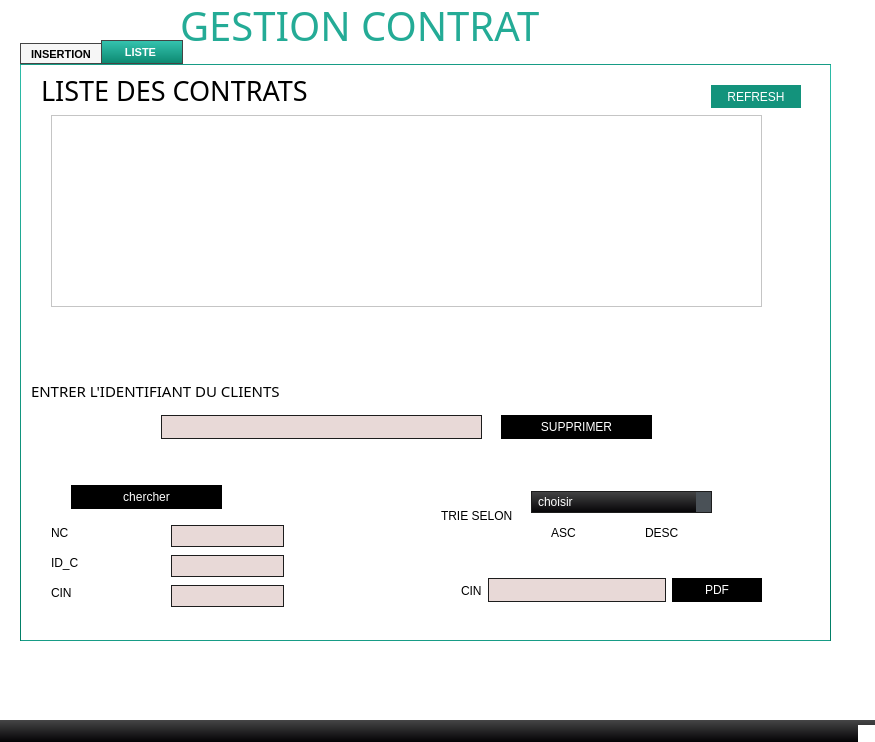
<?xml version="1.0" encoding="UTF-8"?>
<ui version="4.0">
 <class>MainWindow</class>
 <widget class="QMainWindow" name="MainWindow">
  <property name="windowModality">
   <enum>Qt::NonModal</enum>
  </property>
  <property name="geometry">
   <rect>
    <x>0</x>
    <y>0</y>
    <width>875</width>
    <height>742</height>
   </rect>
  </property>
  <property name="sizeIncrement">
   <size>
    <width>0</width>
    <height>2</height>
   </size>
  </property>
  <property name="baseSize">
   <size>
    <width>100</width>
    <height>200</height>
   </size>
  </property>
  <property name="font">
   <font>
    <weight>50</weight>
    <italic>true</italic>
    <bold>false</bold>
   </font>
  </property>
  <property name="mouseTracking">
   <bool>false</bool>
  </property>
  <property name="tabletTracking">
   <bool>false</bool>
  </property>
  <property name="acceptDrops">
   <bool>false</bool>
  </property>
  <property name="windowTitle">
   <string>gestion Client</string>
  </property>
  <property name="layoutDirection">
   <enum>Qt::LeftToRight</enum>
  </property>
  <property name="styleSheet">
   <string notr="true">#label{
color: rgb(0, 0, 0);
}
/*-----QTabWidget-----*/
QTabBar::tab 
{
	font-size: 8pt;
	font-weight: bold;
	width: 80px;
    border: 1px solid #444;
    padding-top: 3px;
    padding-bottom: 2px;
    margin-right: -1px;

}

QTabWidget::pane 
{
    border: 1px solid qlineargradient(spread:repeat, x1:1, y1:0, x2:1, y2:1, stop:0 rgba(44, 187, 167, 255),stop:1 rgba(1, 125, 101, 255));;

}

QTabBar::tab:last
{
    margin-right: 0; 

}

QTabBar::tab:first:!selected
{
	margin-left: 0px; 

}

QTabBar::tab:!selected
{
    color: #000;
    margin-top: 3px;
    background-color: #f6f6f6;

}

QTabBar::tab:selected
{
	background-color: qlineargradient(spread:repeat, x1:1, y1:0, x2:1, y2:1, stop:0 rgba(54, 197, 177, 255),stop:1 rgba(11, 135, 111, 255));
	color: #fff;

}

QTabBar::tab:!selected:hover
{
    background-color: qlineargradient(spread:repeat, x1:1, y1:0, x2:1, y2:1, stop:0 rgba(44, 187, 167, 255),stop:1 rgba(1, 125, 101, 255));

}
/*-----QWidget-----*/
QWidget
{
	background-color: white;
	color: #fff;
	selection-background-color: #aa7e82;
	selection-color: #000;

}


/*-----QLabel-----*/
QLabel
{
	background-color: transparent;
	color: black;

}


/*-----QMenuBar-----*/
QMenuBar 
{
	background-color: qlineargradient(spread:repeat, x1:1, y1:0, x2:1, y2:1, stop:0 rgba(70, 70, 70, 255),stop:1 rgba(3, 2, 5, 255));
	color: #fff;

}


QMenuBar::item 
{
	background-color: transparent;
	border-left: 1px solid gray;
	padding: 5px;
	padding-left: 15px;
	padding-right: 15px;

}


QMenuBar::item:selected 
{
	background-color: #af272e;
	border: 1px solid #8f1e28;
	color: #fff;

}


QMenuBar::item:pressed 
{
	background-color: #6e181c;
	border: 1px solid #6e181c;
	color: #fff;

}


/*-----QMenu-----*/
QMenu
{
    background-color: #e8d9d7;
    border: 1px solid #4a5157;
	color: #000;

}


QMenu::item
{
    background-color: transparent;
    padding: 2px 20px 2px 20px;
	min-width: 100px;

}


QMenu::separator
{
   	background-color: #6e181c;
	height: 1px;

}


QMenu::item:disabled
{
    color: #555;
    background-color: transparent;
    padding: 2px 20px 2px 20px;

}


QMenu::item:selected
{
	background-color: #ab7f83;
	border: 1px solid #ab7f83;
	color: #fff;

}


/*-----QPushButton-----*/
QPushButton
{
	background-color: #6384ff;
	color: #fff;
	border: none;
	min-width: 80px;
	padding: 5px;

}


QPushButton::flat
{
	background-color: transparent;
	border: none;
	color: #000;

}


QPushButton::disabled
{
	background-color: #606060;
	color: #959595;
	border: none;

}


QPushButton::hover
{
	background-color: #718fff;
	border: 1px solid #718fff;

}


QPushButton::pressed
{
	background-color: #446cff;
	border: 1px solid #446cff;

}


QPushButton::checked
{
	background-color: #3761ff;
	border: 1px solid #3761ff;

}


/*-----QLineEdit-----*/
QLineEdit
{
	background-color: #e8d9d7;
	color : #000;
	border: 1px solid #1d1d1d;
	padding: 3px;
	padding-left: 5px;

}


/*-----QPlainTExtEdit-----*/
QPlainTextEdit
{
	background-color: #e8d9d7;
	color : #000;
	border: 1px solid #1d1d1d;
	padding: 3px;
	padding-left: 5px;

}


/*-----QToolBox-----*/
QToolBox
{
	background-color: transparent;
	border: 1px solid #410d12;

}


QToolBox::tab
{
	background-color: #640000;
	border: 1px solid #640000;

}


QToolBox::tab:hover
{
	background-color: #640000;
	border: 1px solid #1d1d1d;

}


/*-----QComboBox-----*/
QComboBox
{
    background-color: qlineargradient(spread:repeat, x1:1, y1:0, x2:1, y2:1, stop:0 rgba(70, 70, 70, 255),stop:1 rgba(3, 2, 5, 255));
    padding-left: 6px;
	border: 1px solid #1d1d1d;
    color: #fff;
    height: 20px;

}


QComboBox::disabled
{
	background-color: #404040;
	color: #656565;
	border-color: #051a39;

}


QComboBox:on
{
    background-color: #4a5157;
	color: #fff;

}


QComboBox QAbstractItemView
{
    background-color: #e8d9d7;
    color: #000;
    selection-background-color: #aa7e82;
	selection-color: #fff;
    outline: 0;

}


QComboBox::drop-down
{
	background-color: #4a5157;
    subcontrol-origin: padding;
    subcontrol-position: top right;
    width: 15px;

}


QComboBox::down-arrow
{
    image: url(://arrow-down.png);
    width: 8px;
    height: 8px;

}


/*-----QDoubleSpinBox &amp; QCalendarWidget-----*/
QDoubleSpinBox,
QCalendarWidget QSpinBox 
{
	background-color: qlineargradient(spread:repeat, x1:1, y1:0, x2:1, y2:1, stop:0 rgba(70, 70, 70, 255),stop:1 rgba(3, 2, 5, 255));
	color : #fff;
	border: 1px solid #1d1d1d;
	padding: 3px;
	padding-left: 5px;

}


QDoubleSpinBox::up-button, 
QCalendarWidget QSpinBox::up-button
{
	background-color: #4a5157;
    width: 16px; 
    border-width: 1px;
	border-color: #1d1d1d;

}


QDoubleSpinBox::up-button:hover, 
QCalendarWidget QSpinBox::up-button:hover
{
	background-color: #585858;

}


QDoubleSpinBox::up-button:pressed, 
QCalendarWidget QSpinBox::up-button:pressed
{
	background-color: #252525;
    width: 16px; 
    border-width: 1px;

}


QDoubleSpinBox::up-arrow,
QCalendarWidget QSpinBox::up-arrow
{
    image: url(://arrow-up.png);
    width: 7px;
    height: 7px;

}


QDoubleSpinBox::down-button, 
QCalendarWidget QSpinBox::down-button
{
	background-color: #4a5157;
    width: 16px; 
    border-width: 1px;
	border-color: #1d1d1d;

}


QDoubleSpinBox::down-button:hover, 
QCalendarWidget QSpinBox::down-button:hover
{
	background-color: #585858;

}


QDoubleSpinBox::down-button:pressed, 
QCalendarWidget QSpinBox::down-button:pressed
{
	background-color: #252525;
    width: 16px; 
    border-width: 1px;

}


QDoubleSpinBox::down-arrow,
QCalendarWidget QSpinBox::down-arrow
{
    image: url(://arrow-down.png);
    width: 7px;
    height: 7px;

}


/*-----QGroupBox-----*/
QGroupBox 
{
	background-color: #640000;
    border: 1px solid;
    border-color: #410d12;
    margin-top: 23px;

}


QGroupBox::title  
{
    background-color: #640000;
    color: #fff;
	subcontrol-position: top left;
    subcontrol-origin: margin;
    padding: 5px;
	min-width: 100px;
	border: 1px solid #410d12;
	border-bottom: none;

}


/*-----QHeaderView-----*/
QHeaderView::section
{
    background-color: qlineargradient(spread:repeat, x1:1, y1:0, x2:1, y2:1, stop:0 rgba(70, 70, 70, 255),stop:1 rgba(3, 2, 5, 255));
	border-top: 0px solid gray;
	border-bottom: 0px solid gray;
	border-right: 1px solid gray;
	border-left: 0px solid gray;
    color: #fff;
	padding: 4px;
	
}


QHeaderView::section:disabled
{
    background-color: #525251;
    color: #656565;

}


QHeaderView::section::vertical::first,
QHeaderView::section::vertical::only-one
{
    border-left: 1px solid #003333;

}


QHeaderView::section::vertical
{
    border-left: 1px solid #003333;
}


QHeaderView::section::horizontal::first,
QHeaderView::section::horizontal::only-one
{
    border-left: 1px solid #003333;

}


QHeaderView::section::horizontal
{
    border-left: 1px solid #003333;

}


/*-----QCalendarWidget-----*/
QCalendarWidget QMenu 
{
	width: 100px;
	left: 20px;
	color: #fff;

}


QCalendarWidget QWidget 
{ 
	alternate-background-color: #1d1d1d; 
	border: 1px solid #410d12;
	color: #000;

}


QCalendarWidget QAbstractItemView:enabled 
{
	color: #fff;  
	background-color: #1d1d1d;
	selection-background-color: #8f1e28; 
	selection-color: #fff; 

}


QCalendarWidget QAbstractItemView:disabled 
{ 
	color: #404040; 

}


/*-----QTreeWidget-----*/
QTreeView
{
	show-decoration-selected: 0;
	alternate-background-color: transparent;
	background-color: #e8d9d7;
   	border: 1px solid #410d12;
	color: #000;
	font: 8pt;

}


QTreeView::item:selected
{
	color:#fff;
	background-color: #af272e;
	border-radius: 0px;

}


QTreeView::item:!selected:hover
{
    background-color: #ab7f83;
    border: none;
    color: white;

}


QTreeView::branch:has-children:!has-siblings:closed,
QTreeView::branch:closed:has-children:has-siblings 
{
	image: url(://tree-closed.png);

}


QTreeView::branch:open:has-children:!has-siblings,
QTreeView::branch:open:has-children:has-siblings  
{
	image: url(://tree-open.png);

}


/*-----QListView-----*/
QListView 
{
	background-color: #e8d9d7;
	alternate-background-color: transparent;
    border : none;
    color: #000;
    show-decoration-selected: 1; 
    outline: 0;
   	border: 1px solid #410d12;

}


QListView::disabled 
{
	background-color: #656565;
	color: #1b1b1b;
    border: 1px solid #656565;

}


QListView::item 
{
	background-color: transparent;
    padding: 1px;

}


QListView::item:selected 
{
	background-color: #af272e;
	border: 1px solid #af272e;
	color: #fff;

}


QListView::item:selected:!active 
{
	background-color: #af272e;
	border: 1px solid #af272e;
	color: #fff;

}


QListView::item:selected:active 
{
	background-color: #af272e;
	border: 1px solid #af272e;
	color: #fff;

}


QListView::item:hover {
    background-color: #ab7f83;
    border: none;
    color: #000;

}


/*-----QCheckBox-----*/
QCheckBox
{
	background-color: transparent;
    color: #fff;
	border: none;

}


QCheckBox::indicator
{
    background-color: lightgray;
    border: 1px solid #000;
    width: 12px;
    height: 12px;

}


QCheckBox::indicator:checked
{
    image:url(&quot;./ressources/check.png&quot;);
	background-color: #cd70ff;
    border: 1px solid #3a546e;

}


QCheckBox::indicator:unchecked:hover
{
	border: 1px solid #46a2da; 

}


QCheckBox::disabled
{
	color: #656565;

}


QCheckBox::indicator:disabled
{
	background-color: #656565;
	color: #656565;
    border: 1px solid #656565;

}


/*-----QRadioButton-----*/
QRadioButton 
{
	color: #fff;
	background-color: transparent;

}


QRadioButton::indicator::unchecked:hover 
{
	background-color: #d3d3d3;
	border: 2px solid #462657;
	border-radius: 6px;
}


QRadioButton::indicator::checked 
{
	border: 2px solid #462657;
	border-radius: 6px;
	background-color: #cd70ff;  
	width: 9px; 
	height: 9px; 

}


/*-----QScrollBar-----*/
QScrollBar:vertical 
{
   border: none;
   width: 12px;

}


QScrollBar::handle:vertical 
{
   border: none;
   background-color: qlineargradient(spread:repeat, x1:1, y1:0, x2:1, y2:1, stop:0 rgba(70, 70, 70, 255),stop:1 rgba(3, 2, 5, 255));
   min-height: 80px;
   width : 12px;

}


QScrollBar::handle:vertical:pressed
{
   background-color: qlineargradient(spread:repeat, x1:1, y1:0, x2:1, y2:1, stop:0 rgba(102, 40, 40, 255),stop:0.480769 rgba(64, 19, 19, 255),stop:1 rgba(58, 0, 0, 255));

}


QScrollBar::add-line:vertical
{
   border: none;
   background: transparent;
   height: 0px;
   subcontrol-position: bottom;
   subcontrol-origin: margin;

}


QScrollBar::add-line:vertical:hover 
{
   background-color: transparent;

}


QScrollBar::add-line:vertical:pressed 
{
   background-color: #3f3f3f;

}


QScrollBar::sub-line:vertical
{
   border: none;
   background: transparent;
   height: 0px;

}


QScrollBar::sub-line:vertical:hover 
{
   background-color: transparent;

}


QScrollBar::sub-line:vertical:pressed 
{
   background-color: #3f3f3f;

}


QScrollBar::up-arrow:vertical
{
   width: 0px;
   height: 0px;
   background: transparent;

}


QScrollBar::down-arrow:vertical 
{
   width: 0px;
   height: 0px;
   background: transparent;

}


QScrollBar::add-page:vertical, QScrollBar::sub-page:vertical
{
   background-color: #e8d9d7;
	
}


QScrollBar:horizontal 
{
   border: none;
   height: 12px;

}


QScrollBar::handle:horizontal 
{
   border: none;
   border-radius : 0px;
   background-color: qlineargradient(spread:repeat, x1:1, y1:0, x2:1, y2:1, stop:0 rgba(70, 70, 70, 255),stop:1 rgba(3, 2, 5, 255));
   min-height: 80px;
   height : 12px;

}


QScrollBar::handle:horizontal:pressed
{
   background-color: qlineargradient(spread:repeat, x1:1, y1:0, x2:1, y2:1, stop:0 rgba(102, 40, 40, 255),stop:0.480769 rgba(64, 19, 19, 255),stop:1 rgba(58, 0, 0, 255)); 

}


QScrollBar::add-line:horizontal
{
   border: none;
   background: transparent;
   height: 0px;
   subcontrol-position: bottom;
   subcontrol-origin: margin;

}


QScrollBar::add-line:horizontal:hover 
{
   background-color: transparent;

}


QScrollBar::add-line:horizontal:pressed 
{
   background-color: #3f3f3f;

}


QScrollBar::sub-line:horizontal
{
   border: none;
   background: transparent;
   height: 0px;

}


QScrollBar::sub-line:horizontal:hover 
{
   background-color: transparent;

}


QScrollBar::sub-line:horizontal:pressed 
{
   background-color: #3f3f3f;

}


QScrollBar::up-arrow:horizontal
{
   width: 0px;
   height: 0px;
   background: transparent;

}


QScrollBar::down-arrow:horizontal 
{
   width: 0px;
   height: 0px;
   background: transparent;

}


QScrollBar::add-page:horizontal, QScrollBar::sub-page:horizontal
{
   background-color: #e8d9d7;
	
}


/*-----QProgressBar-----*/
QProgressBar
{
	border: 1px solid #410d12;
    text-align: center;
	color: #000;
	font-weight: bold;

}


QProgressBar::chunk
{
    background-color: #cd70ff;
    margin: 0.5px;

}


/*-----QStatusBar-----*/
QStatusBar
{
	background-color: qlineargradient(spread:repeat, x1:1, y1:0, x2:1, y2:1, stop:0 rgba(70, 70, 70, 255),stop:1 rgba(3, 2, 5, 255));
	color: #ffffff;
	border-color: #051a39;

}


/*-----QSizeGrip-----*/
QSizeGrip 
{
	background-color: image(&quot;./ressources/sizegrip.png&quot;); /*To replace*/
	border: none;

}</string>
  </property>
  <property name="toolButtonStyle">
   <enum>Qt::ToolButtonTextBesideIcon</enum>
  </property>
  <widget class="QWidget" name="centralwidget">
   <widget class="QTabWidget" name="tabWidget">
    <property name="geometry">
     <rect>
      <x>20</x>
      <y>40</y>
      <width>811</width>
      <height>601</height>
     </rect>
    </property>
    <property name="layoutDirection">
     <enum>Qt::LeftToRight</enum>
    </property>
    <property name="styleSheet">
     <string notr="true">&lt;?xml version=&quot;1.0&quot; encoding=&quot;UTF-8&quot;?&gt;
background-color: rgb(220, 220, 165);
background-color: rgb(214, 214, 160);
&lt;ui version=&quot;4.0&quot;&gt;
 &lt;widget name=&quot;__qt_fake_top_level&quot;&gt;
  &lt;widget class=&quot;QLineEdit&quot; name=&quot;lineEdit&quot;&gt;
   &lt;property name=&quot;geometry&quot;&gt;
    &lt;rect&gt;
     &lt;x&gt;120&lt;/x&gt;
     &lt;y&gt;30&lt;/y&gt;
     &lt;width&gt;113&lt;/width&gt;
     &lt;height&gt;20&lt;/height&gt;
    &lt;/rect&gt;
   &lt;/property&gt;
  &lt;/widget&gt;
 &lt;/widget&gt;
 &lt;resources/&gt;
&lt;/ui&gt;
</string>
    </property>
    <property name="currentIndex">
     <number>1</number>
    </property>
    <property name="elideMode">
     <enum>Qt::ElideLeft</enum>
    </property>
    <property name="tabsClosable">
     <bool>false</bool>
    </property>
    <property name="movable">
     <bool>true</bool>
    </property>
    <property name="tabBarAutoHide">
     <bool>false</bool>
    </property>
    <widget class="QWidget" name="tab">
     <attribute name="icon">
      <iconset>
       <normaloff>../../Pictures/ajout.png</normaloff>../../Pictures/ajout.png</iconset>
     </attribute>
     <attribute name="title">
      <string>INSERTION</string>
     </attribute>
     <widget class="QWidget" name="horizontalLayoutWidget_2">
      <property name="geometry">
       <rect>
        <x>230</x>
        <y>20</y>
        <width>281</width>
        <height>51</height>
       </rect>
      </property>
      <layout class="QHBoxLayout" name="horizontalLayout_2">
       <item>
        <widget class="QLabel" name="nc">
         <property name="text">
          <string>NC</string>
         </property>
        </widget>
       </item>
       <item>
        <widget class="QLineEdit" name="nc_2">
         <property name="placeholderText">
          <string/>
         </property>
        </widget>
       </item>
      </layout>
     </widget>
     <widget class="QWidget" name="horizontalLayoutWidget_3">
      <property name="geometry">
       <rect>
        <x>230</x>
        <y>120</y>
        <width>281</width>
        <height>51</height>
       </rect>
      </property>
      <layout class="QHBoxLayout" name="horizontalLayout_3">
       <item>
        <widget class="QLabel" name="id_v">
         <property name="text">
          <string>Identifiant Véhicule</string>
         </property>
        </widget>
       </item>
       <item>
        <widget class="QLineEdit" name="id_v_2"/>
       </item>
      </layout>
     </widget>
     <widget class="QWidget" name="horizontalLayoutWidget_9">
      <property name="geometry">
       <rect>
        <x>130</x>
        <y>380</y>
        <width>421</width>
        <height>49</height>
       </rect>
      </property>
      <layout class="QHBoxLayout" name="horizontalLayout_9">
       <item>
        <widget class="QPushButton" name="pushButton_ajouter">
         <property name="styleSheet">
          <string notr="true">background-color: rgb(0, 0, 0);</string>
         </property>
         <property name="text">
          <string>INSERER</string>
         </property>
         <property name="icon">
          <iconset>
           <normaloff>../../Pictures/ajout2.png</normaloff>../../Pictures/ajout2.png</iconset>
         </property>
        </widget>
       </item>
       <item>
        <widget class="QPushButton" name="pushButton">
         <property name="styleSheet">
          <string notr="true">background-color: rgb(0, 0, 0);</string>
         </property>
         <property name="text">
          <string>ANNULER</string>
         </property>
         <property name="icon">
          <iconset>
           <normaloff>../../Pictures/annuler.png</normaloff>../../Pictures/annuler.png</iconset>
         </property>
        </widget>
       </item>
       <item>
        <widget class="QPushButton" name="pushButton_2">
         <property name="styleSheet">
          <string notr="true">background-color: rgb(0, 0, 0);</string>
         </property>
         <property name="text">
          <string>MODIFIER</string>
         </property>
         <property name="icon">
          <iconset>
           <normaloff>../../Pictures/modif.png</normaloff>../../Pictures/modif.png</iconset>
         </property>
        </widget>
       </item>
      </layout>
     </widget>
     <widget class="QWidget" name="horizontalLayoutWidget_11">
      <property name="geometry">
       <rect>
        <x>230</x>
        <y>170</y>
        <width>281</width>
        <height>51</height>
       </rect>
      </property>
      <layout class="QHBoxLayout" name="horizontalLayout_12">
       <item>
        <widget class="QLabel" name="cin">
         <property name="text">
          <string>CIN         </string>
         </property>
        </widget>
       </item>
       <item>
        <widget class="QLineEdit" name="cin_2">
         <property name="placeholderText">
          <string>carte du client</string>
         </property>
        </widget>
       </item>
      </layout>
     </widget>
     <widget class="QWidget" name="horizontalLayoutWidget">
      <property name="geometry">
       <rect>
        <x>230</x>
        <y>70</y>
        <width>281</width>
        <height>51</height>
       </rect>
      </property>
      <layout class="QHBoxLayout" name="horizontalLayout">
       <item>
        <widget class="QLabel" name="id_c">
         <property name="styleSheet">
          <string notr="true">color: rgb(0, 0, 0);</string>
         </property>
         <property name="text">
          <string>Identifiant Client </string>
         </property>
        </widget>
       </item>
       <item>
        <widget class="QLineEdit" name="id_c_2">
         <property name="placeholderText">
          <string>221JFT5784</string>
         </property>
        </widget>
       </item>
      </layout>
     </widget>
     <widget class="QWidget" name="horizontalLayoutWidget_4">
      <property name="geometry">
       <rect>
        <x>230</x>
        <y>220</y>
        <width>281</width>
        <height>51</height>
       </rect>
      </property>
      <layout class="QHBoxLayout" name="horizontalLayout_4">
       <item>
        <widget class="QLabel" name="dep">
         <property name="text">
          <string>DEPART</string>
         </property>
        </widget>
       </item>
       <item>
        <widget class="QLineEdit" name="dep_2"/>
       </item>
      </layout>
     </widget>
     <widget class="QWidget" name="horizontalLayoutWidget_5">
      <property name="geometry">
       <rect>
        <x>230</x>
        <y>270</y>
        <width>281</width>
        <height>51</height>
       </rect>
      </property>
      <layout class="QHBoxLayout" name="horizontalLayout_5">
       <item>
        <widget class="QLabel" name="ret_2">
         <property name="text">
          <string>RETOUR</string>
         </property>
        </widget>
       </item>
       <item>
        <widget class="QLineEdit" name="ret"/>
       </item>
      </layout>
     </widget>
    </widget>
    <widget class="QWidget" name="tab_4">
     <attribute name="icon">
      <iconset>
       <normaloff>../../Pictures/afficher.png</normaloff>../../Pictures/afficher.png</iconset>
     </attribute>
     <attribute name="title">
      <string>LISTE </string>
     </attribute>
     <widget class="QTableView" name="tableView">
      <property name="geometry">
       <rect>
        <x>30</x>
        <y>50</y>
        <width>711</width>
        <height>192</height>
       </rect>
      </property>
      <property name="styleSheet">
       <string notr="true">color: rgb(0, 0, 0);</string>
      </property>
     </widget>
     <widget class="QLabel" name="label_8">
      <property name="geometry">
       <rect>
        <x>20</x>
        <y>-10</y>
        <width>461</width>
        <height>71</height>
       </rect>
      </property>
      <property name="font">
       <font>
        <family>Copperplate Gothic Bold</family>
        <pointsize>20</pointsize>
       </font>
      </property>
      <property name="text">
       <string>LISTE DES CONTRATS</string>
      </property>
     </widget>
     <widget class="QPushButton" name="pushButton_supp">
      <property name="geometry">
       <rect>
        <x>480</x>
        <y>350</y>
        <width>151</width>
        <height>24</height>
       </rect>
      </property>
      <property name="styleSheet">
       <string notr="true">background-color: rgb(0, 0, 0);</string>
      </property>
      <property name="text">
       <string>SUPPRIMER</string>
      </property>
      <property name="icon">
       <iconset>
        <normaloff>../../Pictures/supp.png</normaloff>../../Pictures/supp.png</iconset>
      </property>
     </widget>
     <widget class="QLabel" name="label_5">
      <property name="geometry">
       <rect>
        <x>10</x>
        <y>310</y>
        <width>479</width>
        <height>31</height>
       </rect>
      </property>
      <property name="font">
       <font>
        <family>Copperplate Gothic Bold</family>
        <pointsize>11</pointsize>
       </font>
      </property>
      <property name="text">
       <string>ENTRER L'IDENTIFIANT DU CLIENTS</string>
      </property>
     </widget>
     <widget class="QLineEdit" name="lineEdit_9">
      <property name="geometry">
       <rect>
        <x>140</x>
        <y>350</y>
        <width>321</width>
        <height>24</height>
       </rect>
      </property>
     </widget>
     <widget class="QPushButton" name="pushButton_chercher">
      <property name="geometry">
       <rect>
        <x>50</x>
        <y>420</y>
        <width>151</width>
        <height>24</height>
       </rect>
      </property>
      <property name="styleSheet">
       <string notr="true">background-color: rgb(0, 0, 0);</string>
      </property>
      <property name="text">
       <string>chercher</string>
      </property>
      <property name="icon">
       <iconset>
        <normaloff>../../Pictures/chercher.webp</normaloff>../../Pictures/chercher.webp</iconset>
      </property>
     </widget>
     <widget class="QLabel" name="label_10">
      <property name="geometry">
       <rect>
        <x>30</x>
        <y>460</y>
        <width>56</width>
        <height>16</height>
       </rect>
      </property>
      <property name="text">
       <string>NC</string>
      </property>
     </widget>
     <widget class="QLabel" name="label_11">
      <property name="geometry">
       <rect>
        <x>30</x>
        <y>490</y>
        <width>56</width>
        <height>16</height>
       </rect>
      </property>
      <property name="text">
       <string>ID_C</string>
      </property>
     </widget>
     <widget class="QLabel" name="label_12">
      <property name="geometry">
       <rect>
        <x>30</x>
        <y>520</y>
        <width>56</width>
        <height>16</height>
       </rect>
      </property>
      <property name="text">
       <string>CIN</string>
      </property>
     </widget>
     <widget class="QLineEdit" name="lineEdit_nom">
      <property name="geometry">
       <rect>
        <x>150</x>
        <y>460</y>
        <width>113</width>
        <height>22</height>
       </rect>
      </property>
     </widget>
     <widget class="QLineEdit" name="lineEdit_prenom">
      <property name="geometry">
       <rect>
        <x>150</x>
        <y>490</y>
        <width>113</width>
        <height>22</height>
       </rect>
      </property>
     </widget>
     <widget class="QLineEdit" name="lineEdit_id_2">
      <property name="geometry">
       <rect>
        <x>150</x>
        <y>520</y>
        <width>113</width>
        <height>22</height>
       </rect>
      </property>
     </widget>
     <widget class="QWidget" name="verticalLayoutWidget">
      <property name="geometry">
       <rect>
        <x>510</x>
        <y>420</y>
        <width>181</width>
        <height>61</height>
       </rect>
      </property>
      <layout class="QVBoxLayout" name="verticalLayout">
       <item>
        <widget class="QComboBox" name="comboBox">
         <item>
          <property name="text">
           <string>choisir</string>
          </property>
         </item>
         <item>
          <property name="text">
           <string>NC</string>
          </property>
         </item>
         <item>
          <property name="text">
           <string>ID_C</string>
          </property>
         </item>
         <item>
          <property name="text">
           <string>ID_V</string>
          </property>
         </item>
         <item>
          <property name="text">
           <string>CIN</string>
          </property>
         </item>
         <item>
          <property name="text">
           <string>DEP</string>
          </property>
         </item>
         <item>
          <property name="text">
           <string>RET</string>
          </property>
         </item>
        </widget>
       </item>
       <item>
        <layout class="QHBoxLayout" name="horizontalLayout_10">
         <item>
          <widget class="QRadioButton" name="radioButton_2">
           <property name="styleSheet">
            <string notr="true">color: rgb(0, 0, 0);</string>
           </property>
           <property name="text">
            <string>ASC</string>
           </property>
          </widget>
         </item>
         <item>
          <widget class="QRadioButton" name="radioButton">
           <property name="styleSheet">
            <string notr="true">color: rgb(0, 0, 0);</string>
           </property>
           <property name="text">
            <string>DESC</string>
           </property>
          </widget>
         </item>
        </layout>
       </item>
      </layout>
     </widget>
     <widget class="QLabel" name="label_13">
      <property name="geometry">
       <rect>
        <x>420</x>
        <y>410</y>
        <width>71</width>
        <height>81</height>
       </rect>
      </property>
      <property name="text">
       <string>TRIE SELON</string>
      </property>
     </widget>
     <widget class="QPushButton" name="pushButton_refresh">
      <property name="geometry">
       <rect>
        <x>690</x>
        <y>20</y>
        <width>90</width>
        <height>23</height>
       </rect>
      </property>
      <property name="styleSheet">
       <string notr="true">background-color: rgb(19, 147, 124);</string>
      </property>
      <property name="text">
       <string>REFRESH</string>
      </property>
     </widget>
     <widget class="QWidget" name="horizontalLayoutWidget_10">
      <property name="geometry">
       <rect>
        <x>440</x>
        <y>500</y>
        <width>301</width>
        <height>51</height>
       </rect>
      </property>
      <layout class="QHBoxLayout" name="horizontalLayout_11">
       <item>
        <widget class="QLabel" name="label_16">
         <property name="text">
          <string>CIN</string>
         </property>
        </widget>
       </item>
       <item>
        <widget class="QLineEdit" name="lineEdit_cin"/>
       </item>
       <item>
        <widget class="QPushButton" name="pushButton_pdf">
         <property name="styleSheet">
          <string notr="true">background-color: rgb(0, 0, 0);</string>
         </property>
         <property name="text">
          <string>PDF</string>
         </property>
         <property name="icon">
          <iconset>
           <normaloff>../../Pictures/pdf.webp</normaloff>../../Pictures/pdf.webp</iconset>
         </property>
        </widget>
       </item>
      </layout>
     </widget>
    </widget>
   </widget>
   <widget class="QLabel" name="label_9">
    <property name="geometry">
     <rect>
      <x>180</x>
      <y>0</y>
      <width>511</width>
      <height>51</height>
     </rect>
    </property>
    <property name="font">
     <font>
      <family>Copperplate Gothic Bold</family>
      <pointsize>30</pointsize>
      <weight>50</weight>
      <italic>false</italic>
      <bold>false</bold>
      <underline>false</underline>
      <strikeout>false</strikeout>
     </font>
    </property>
    <property name="styleSheet">
     <string notr="true">font: 30pt &quot;Copperplate Gothic Bold&quot;;
color: rgb(36, 171, 150);</string>
    </property>
    <property name="text">
     <string>GESTION CONTRAT</string>
    </property>
   </widget>
  </widget>
  <widget class="QStatusBar" name="statusbar"/>
 </widget>
 <resources/>
 <connections/>
</ui>
